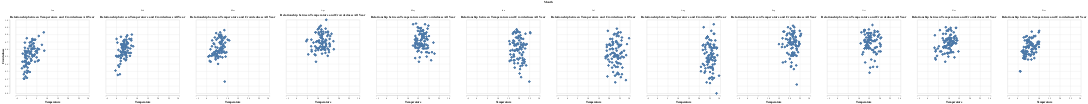
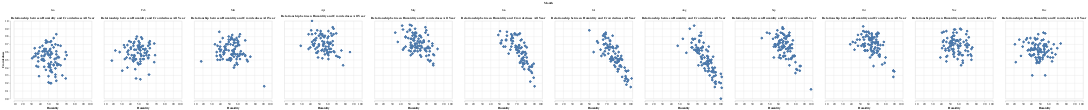

Notebook code cell kept with these figures, in order:
### Markdown cell above
From previous proposal, we discovered that:
- There is a strong relationship between `crowdedness` and `temperature` in winter months
- There is a strong relationship between `crowdedness` and `humidity` in summer months

### Code cell
alt.data_transformers.disable_max_rows()

month_order = ["Jan", "Feb", "Mar", "Apr", "May", "Jun", "Jul", "Aug", "Sep", "Oct", "Nov", "Dec"]

humidity_plot = alt.Chart(clean_golf_df, title="Relationship between Humidity and Crowdedness All Year").mark_point().encode(
    x=alt.X('Humidity').title('Humidity').scale(zero=False),
    y='Crowdedness'
).facet(
    column=alt.Column("Month", sort=month_order)   
)

temp_plot = alt.Chart(clean_golf_df, title="Relationship between Temperature and Crowdedness All Year").mark_point().encode(
    x=alt.X('Temperature').title('Temperature').scale(zero=False),
    y='Crowdedness'
).facet(
    column=alt.Column("Month", sort=month_order)   
)

display(temp_plot)
display(humidity_plot)

### Figure 1 — Vega-Lite specification as saved in the notebook (floating-point values rounded to 4 significant figures; data arrays with more than 128 entries replaced by an {"elided": "..."} marker saying what was removed)
{"config": {"view": {"continuousWidth": 300, "continuousHeight": 300}}, "data": {"name": "data-2714e6af7849355ec6d8265ddf7fd3a5"}, "facet": {"column": {"field": "Month", "sort": ["Jan", "Feb", "Mar", "Apr", "May", "Jun", "Jul", "Aug", "Sep", "Oct", "Nov", "Dec"], "type": "nominal"}}, "spec": {"mark": {"type": "point"}, "encoding": {"x": {"field": "Temperature", "scale": {"zero": false}, "title": "Temperature", "type": "quantitative"}, "y": {"field": "Crowdedness", "type": "quantitative"}}, "title": "Relationship between Temperature and Crowdedness All Year"}, "$schema": "https://vega.github.io/schema/vega-lite/v5.16.3.json", "datasets": {"data-2714e6af7849355ec6d8265ddf7fd3a5": {"elided": "7665 records"}}}

### Figure 2 — Vega-Lite specification as saved in the notebook (floating-point values rounded to 4 significant figures; data arrays with more than 128 entries replaced by an {"elided": "..."} marker saying what was removed)
{"config": {"view": {"continuousWidth": 300, "continuousHeight": 300}}, "data": {"name": "data-2714e6af7849355ec6d8265ddf7fd3a5"}, "facet": {"column": {"field": "Month", "sort": ["Jan", "Feb", "Mar", "Apr", "May", "Jun", "Jul", "Aug", "Sep", "Oct", "Nov", "Dec"], "type": "nominal"}}, "spec": {"mark": {"type": "point"}, "encoding": {"x": {"field": "Humidity", "scale": {"zero": false}, "title": "Humidity", "type": "quantitative"}, "y": {"field": "Crowdedness", "type": "quantitative"}}, "title": "Relationship between Humidity and Crowdedness All Year"}, "$schema": "https://vega.github.io/schema/vega-lite/v5.16.3.json", "datasets": {"data-2714e6af7849355ec6d8265ddf7fd3a5": {"elided": "7665 records"}}}
